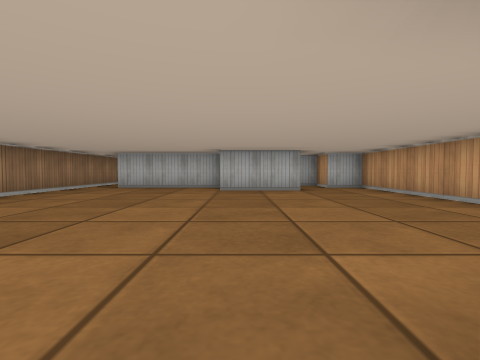
view 1 (above)

16 first-person views from a walk through a cub3D maze. The camera is about half as high as the walls, tilts 2° down and sees 85° across. The floor is counted in squares. Each view is taken from the middle of a square. On the plan, view 1 faces up. The plan holds only what a view shows up to about 9 squares ahead; the rest is blank.

view 2
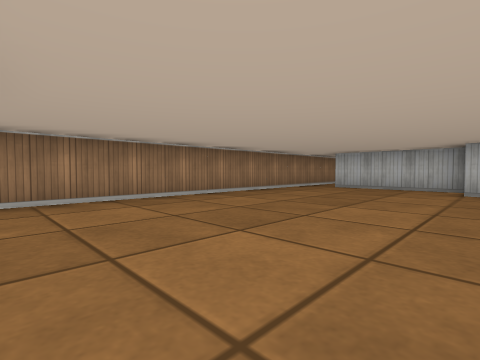

view 3
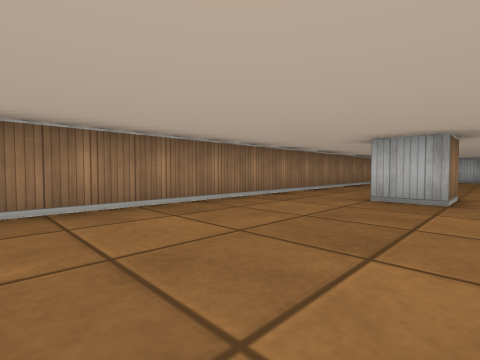

view 4
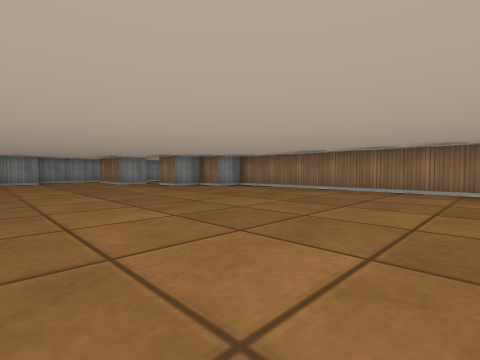

view 5
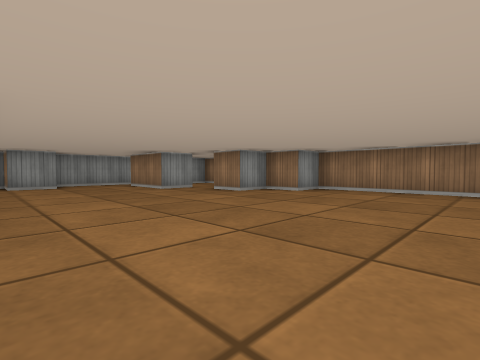

view 6
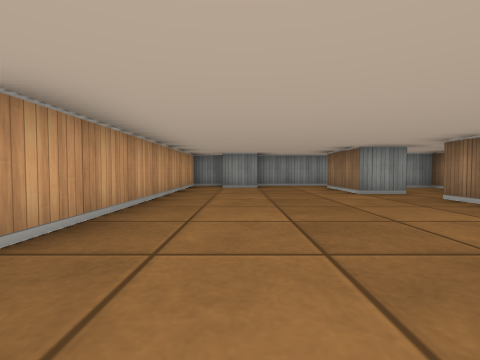

view 7
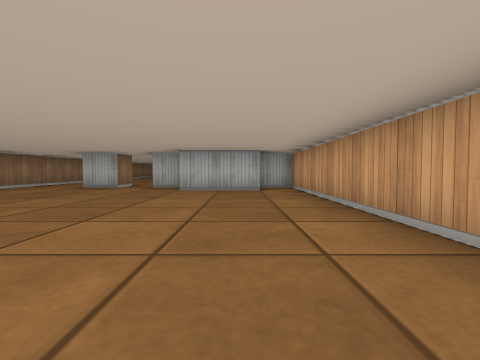

view 8
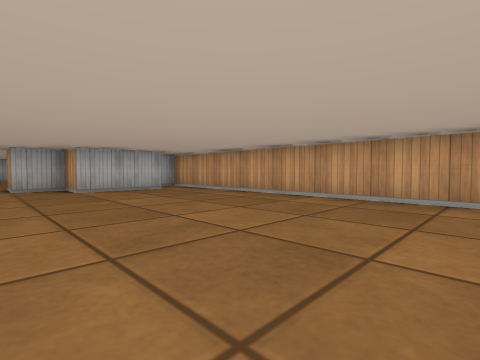

view 9
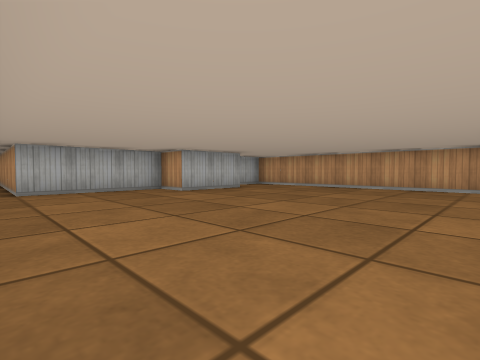

view 10
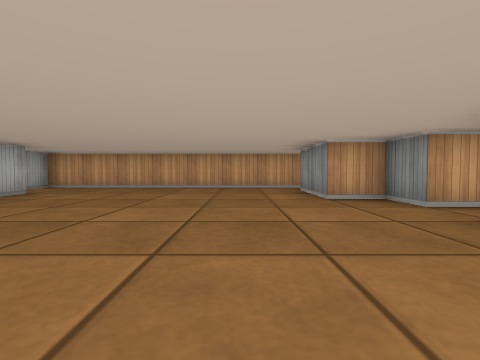

view 11
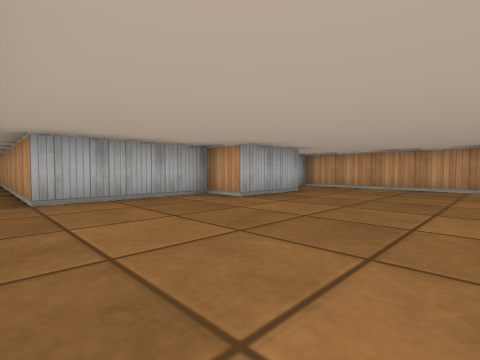

view 12
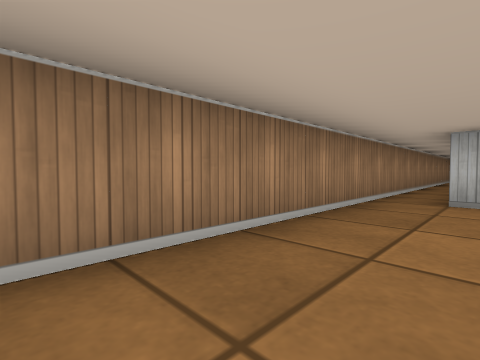

view 13
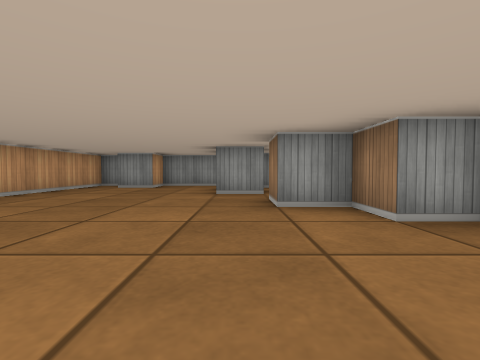

view 14
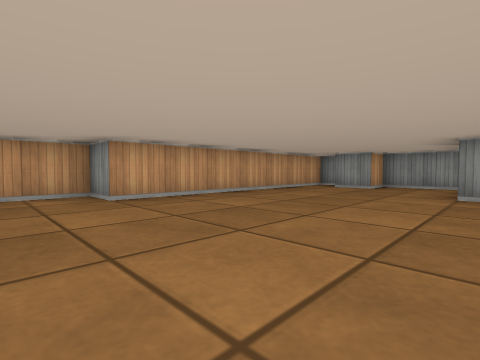

view 15
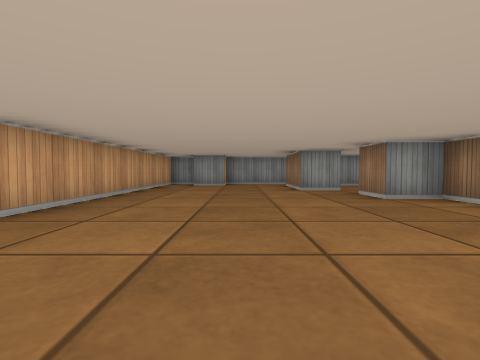

view 16
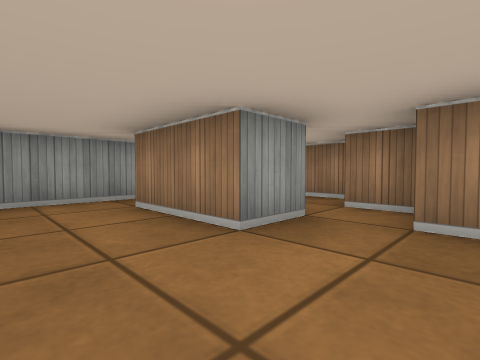

### Floor plan
Ten units are one square. View 1 is at (0, 0); x grows to the right and y downward. Boxes are objects, and circles mark ways between rooms. Rooms are numbered by the first view taken in them; rooms with no view inside come last. Other rooms are left out.
<svg viewBox="-50 -150 90 320">
<path fill="none" stroke="#000" d="M-15 5 -15 15 -25 15M26 25 5 25 5 15 -5 15 -5 5 5 5 5 -5 25 -5M35 -2 35 -75 25 -75 25 -85 19 -85M16 -65 -5 -65 -5 -75 -35 -75 -35 -145M-35 126 -35 135M-26 135 -15 135 -15 155M-20 165 5 165 5 155 15 155 15 165 25 165 25 95 35 95 35 15 25 15M-45 -142 -45 105 -35 105 -35 115 -25 115 -25 125M-45 139 -45 155 -26 155"/>
<circle cx="-30" cy="140" r="3" fill="#2a7"/>
<text x="-10" y="30">1</text>
<text x="-40" y="140">2</text>
</svg>
Room 1 opens to room 2.

Where each view was taken, in squares from view 1:
view 1: 0 up, 0 right, facing up
view 2: 0 up, 0 right, facing up-left
view 3: 6 down, 1 left, facing up-left
view 4: 4 down, 2 right, facing down-left
view 5: 7 down, 2 right, facing down-left
view 6: 8 down, 1 right, facing down
view 7: 9 down, 2 right, facing up
view 8: 9 down, 1 left, facing up-right
view 9: 1 up, 4 left, facing up-right
view 10: 2 up, 4 left, facing right
view 11: 3 up, 4 left, facing up-right
view 12: 3 up, 3 left, facing up-left
view 13: 8 down, 2 left, facing down
view 14: 8 down, 2 left, facing down-right
view 15: 7 down, 0 right, facing down
view 16: 12 down, 0 right, facing down-left
